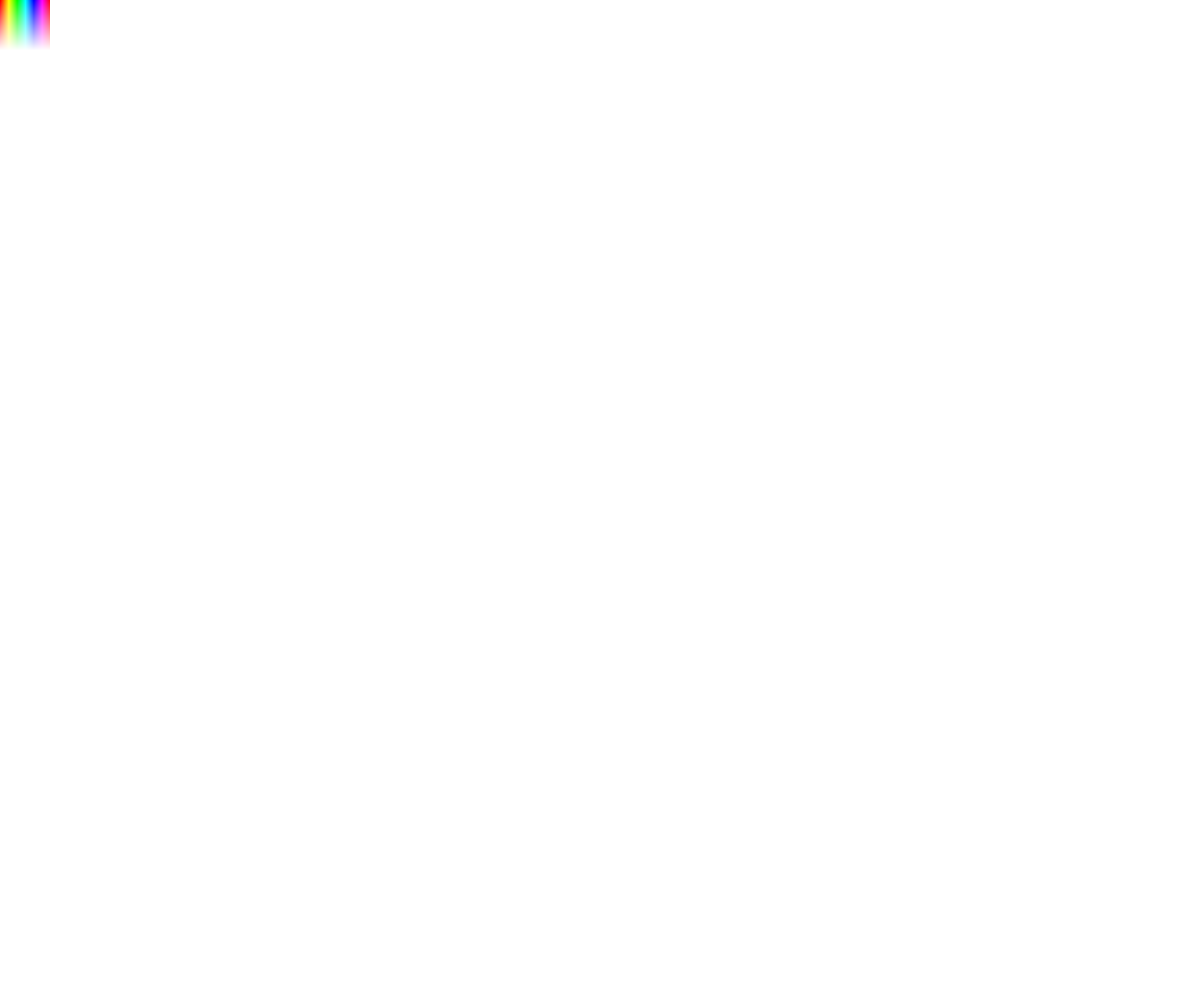
Frame 1 (no input)
Frame 60 (no input): identical to frame 1, image omitted
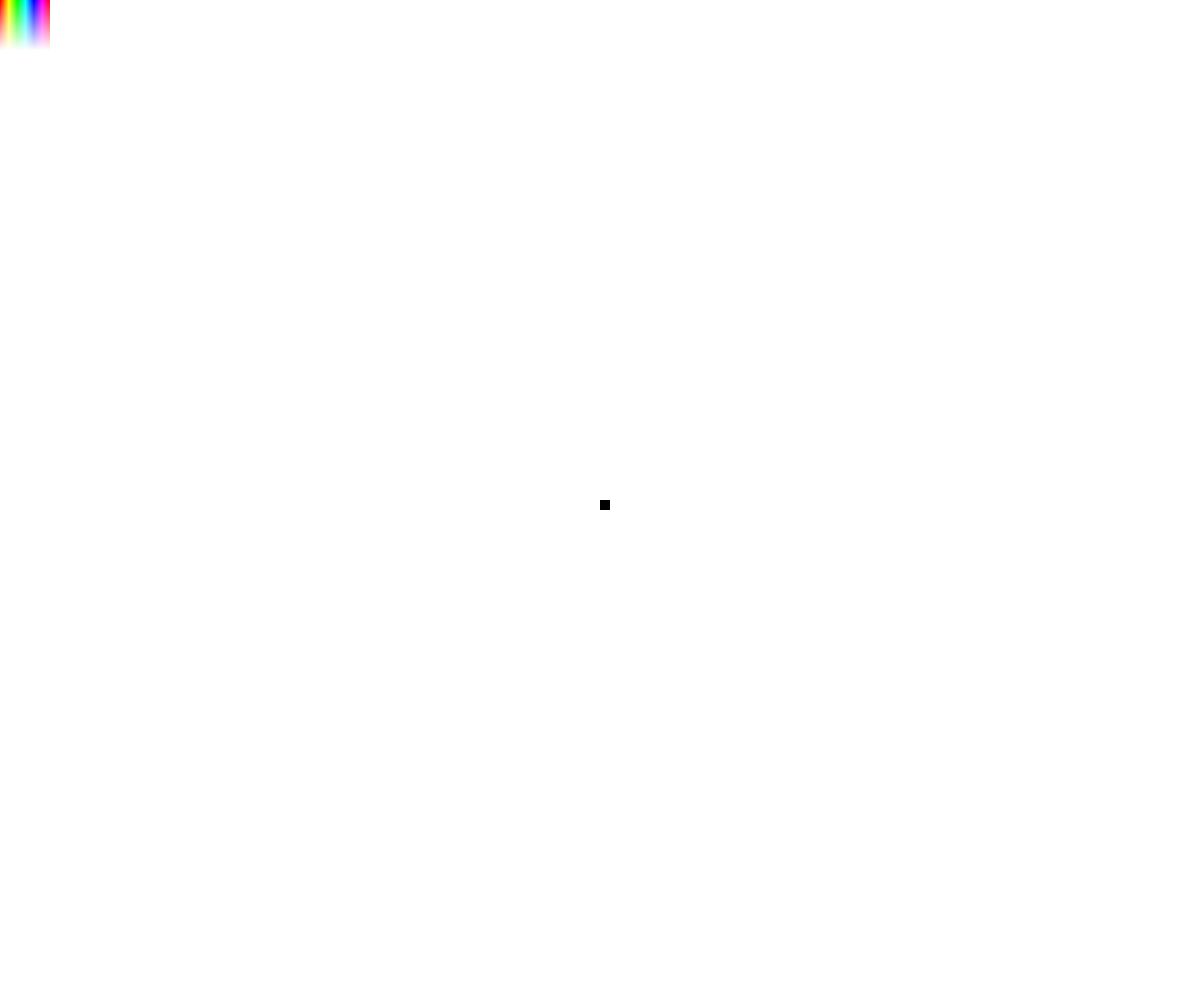
Frame 120 (the mouse pressed at the canvas centre since frame 60)

The p5.js sketch that drew these frames (run headless with seeded random() and noise() and a simulated clock; from frame 60 on, the mouse is pressed at the canvas centre):

// p5.js sketch
// ── sketch.js
let gridSize = 10;
let grid;
let currentColor = "black";

function setup() {
  createCanvas(windowWidth, windowHeight);
  grid = createGrid();
  noStroke();
  colorMode(HSB);
}

function draw() {
  background(255);
  drawGrid();
  drawColorWheel();
}

function mousePressed() {
  if (mouseX < 50 && mouseY < 50) {
    let h = map(mouseX, 0, 50, 0, 360);
    let s = map(mouseY, 0, 50, 100, 0);
    currentColor = color(h, s, 100);
  } else {
    let x = floor(mouseX / gridSize);
    let y = floor(mouseY / gridSize);
    if (mouseButton === RIGHT) {
      grid[x][y] = "white";
    } else {
      grid[x][y] = currentColor;
    }
  }
}

function mouseDragged() {
  if (mouseX >= 50 || mouseY >= 50) {
    let x = floor(mouseX / gridSize);
    let y = floor(mouseY / gridSize);
    if (mouseButton === RIGHT) {
      grid[x][y] = "white";
    } else {
      grid[x][y] = currentColor;
    }
  }
}

function createGrid() {
  let cols = floor(width / gridSize);
  let rows = floor(height / gridSize);
  let arr = new Array(cols);
  for (let i = 0; i < arr.length; i++) {
    arr[i] = new Array(rows);
  }
  return arr;
}

function drawGrid() {
  for (let i = 0; i < grid.length; i++) {
    for (let j = 0; j < grid[i].length; j++) {
      let x = i * gridSize;
      let y = j * gridSize;
      fill(grid[i][j] || "white");
      rect(x, y, gridSize, gridSize);
    }
  }
}

function drawColorWheel() {
  for (let i = 0; i < 50; i++) {
    for (let j = 0; j < 50; j++) {
      let h = map(i, 0, 50, 0, 360);
      let s = map(j, 0, 50, 100, 0);
      fill(h, s, 100);
      rect(i, j, 1, 1);
    }
  }
}
